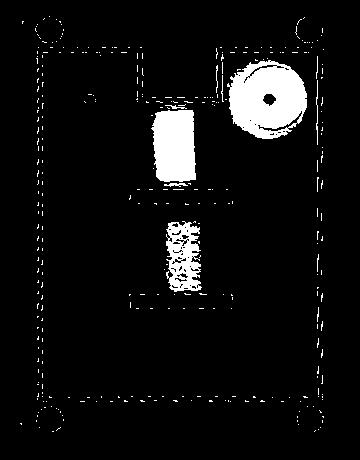
%> input picture robot_bw.jpg, 360 x 460 px, given in place of snap.ppm, which was not available
$ octave --eval "result = webtrim;"   (GNU Octave 9; MATLAB toolbox functions it lacks are replaced by stand-ins)
%> lines starting %> are read from the running program, lines starting %| are printed output that depends on the picture; in (x1, y1, x2, y2) boxes, pixels count from 0 and x2, y2 are one past the last pixel; in counts of white or black regions, pixels touching at a corner belong together; the program's own positions count from 1; pictures that were not available may be replaced by others from this repository, and a replacement may not be noted
% Trim: Performs robot manipulation.
% bim: the image of the maze, in binary form.
% robot: the image of the robot and blocks on the maze, in binary form.
% fromscratch: indicates whether we need to take new maze and
% robot photos
% NOTE: This file is mostly a direct copy of trim.m, adapted to work with
% Webots.
% NOTE: Outputs used for recording results.
% NOTE: Pauses required in code for communication between Matlab and
% Webots.
% NOTE: Xerxes is the name chosen for our robot.
%
% William Bradshaw   Ruaridh Thomson
%     s0806628          s0786036
%
%       <(oO)< ^(OO)^ >(Oo)>
% Sponsored by the Kirby Death Squad

function [result, robot, final, P] = webtrim

    % Take photos
    input('Take maze photo, press any key to continue')
    take_snap;
%> (this line was passed over: take_snap is not available in this run)
    pause(1);
    bim = imread('snap.ppm');
%> bim is the input picture: size 460x360x3 uint8; min 0, max 255, mean 16.5
    pause(0.5);
    bim = im2bw(bim,0.9);
%> bim: size 460x360 logical; 6.3% white; 347 white regions (337 under 20 px), largest, box (x1, y1, x2, y2) and area: (227, 60, 307, 139) 4483, (151, 110, 196, 182) 2798, (166, 221, 202, 292) 1668
    bim = 1-bim;
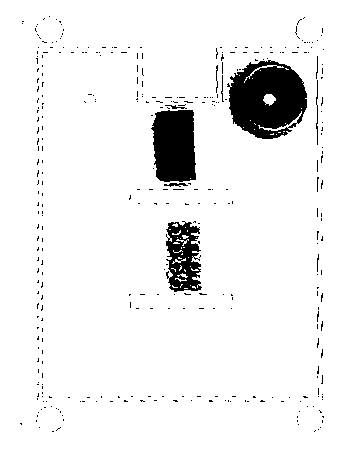
%> bim: size 460x360 double; values 0 (black) and 1 (white), 93.7% white; 347 black regions (337 under 20 px), largest, box (x1, y1, x2, y2) and area: (227, 60, 307, 139) 4483, (151, 110, 196, 182) 2798, (166, 221, 202, 292) 1668
    figure, imshow(bim);

    input('Take robot photo, press the any key to continue')
    take_snap;
%> (this line was passed over: take_snap is not available in this run)
    pause(1);
    robot = imread('snap.ppm');
    pause(0.5);
    robot = rgb2gray(robot);
    robot = im2bw(robot,0.9);
    robot = 1-robot;
    figure, imshow(robot);

    % Fire up the projection, work out what the situation is.
    % Initialise is called to get all information needed before movement of
    % the robot.
    [robot, final, P, blockcase, robotcase, resa, resb, robcom, result] = initialise(bim,robot);
% [286 lines not run here, left out]
function [robot, final, P, blockcase, robotcase, resa, resb, robotcom, result] = initialise(bim,robot)

    % Create the image that will be presented when the robot reaches the
    % destination. result is a colour image with the target locations,
    % path of the robot and maze outine of the world.
    result = zeros(460, 360, 3);

    % bim: the binary image of the maze.
    % For effective projection we resize the images by a factor of 2.
    bim = im2bw(bim);
    bim = imresize(bim,2);
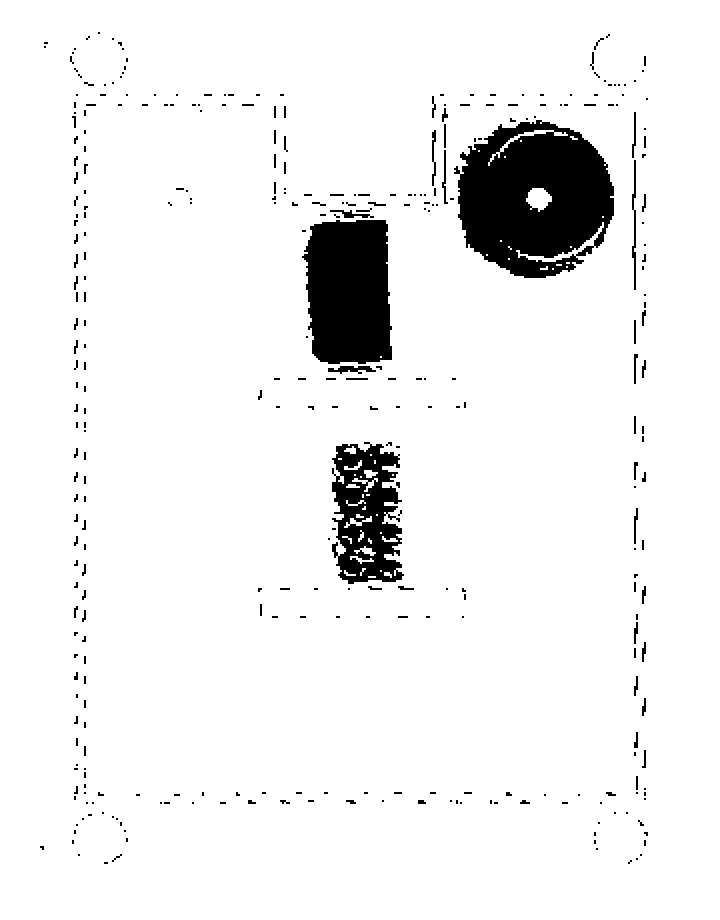
%> bim: size 920x720 logical; 93.7% white; 347 black regions (244 under 20 px), largest, box (x1, y1, x2, y2) and area: (454, 120, 614, 278) 17932, (302, 220, 392, 364) 11192, (332, 442, 404, 584) 6672
    robot = imresize(robot,2);
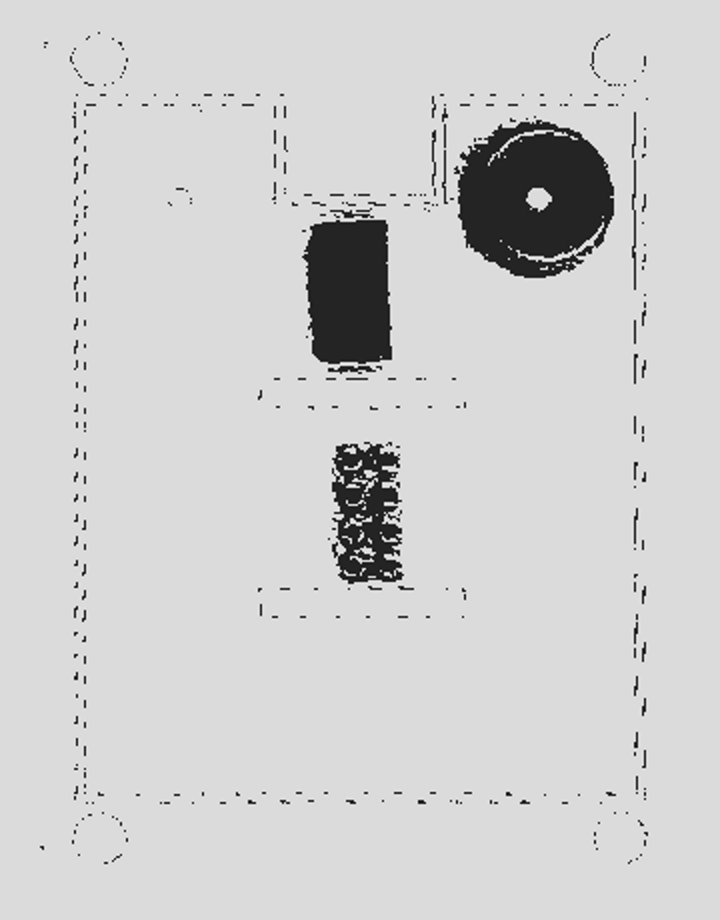
%> robot: size 920x720 double; min -0.198, max 1.2, mean 0.937; drawn with min black and max white

    % bwlabeled: label the disconnected regions of bim
    % allareas: get the areas associated to the labelled regions
    bwlabeled = bwlabel(bim,4);
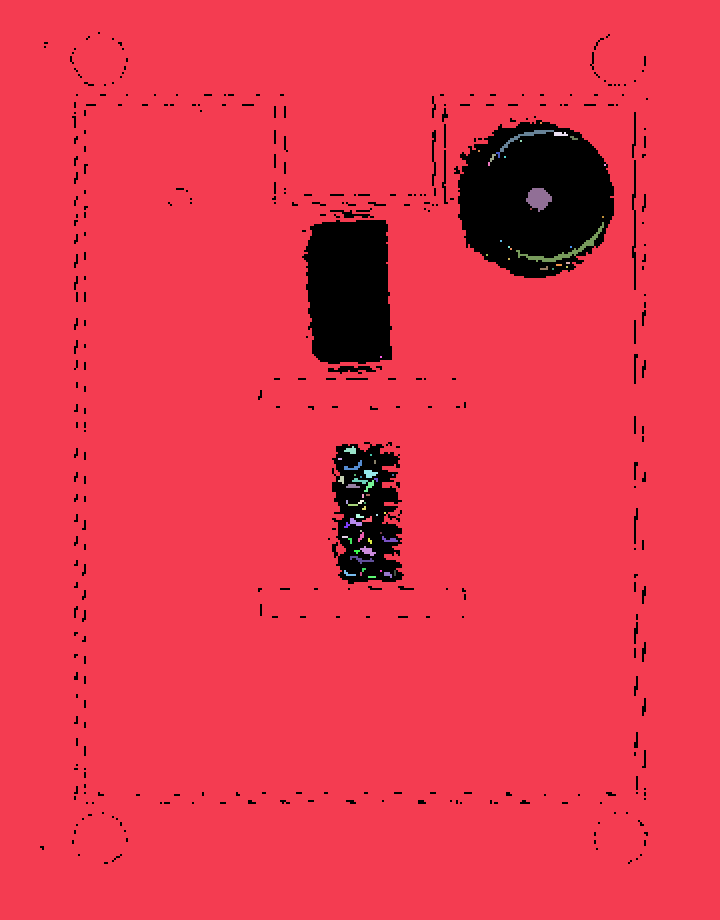
%> bwlabeled: size 920x720 double; 73 distinct labels, from 0 to 72; one colour per label, 0 black
    regiondata = regionprops(bwlabeled, 'Area');
%> regiondata = 72 regions; largest, Area: 618444, 440, 412, 200, 80
    allareas = [regiondata.Area];
%> allareas = 72 values, max 618444 at index 1, min 4 at index 16, mean 8621.9

    % areas: an array to store all areas in bim greater than 20 pixels.
    % indexes: an array to store the indexes of the areas.
    areas = [];
    m = length(allareas);
%> m = 72
    indexes = [];

    % Populating indexes and areas.
    for i = 1 : m
        if allareas(i) > 20
           indexes = [indexes i];
           areas = [areas allareas(i)];
        end
    end
%> this loop made 72 passes
%> (indexes, areas) on passes 1, 3, 5, 6, 8, 9, 13, 14, 15: (1, 618444), ([1 3], [618444 32]), ([1 3 5], [618444 32 60]), ([1 3 5 6], [618444 32 60 68]), ([1 3 5 6 8], [618444 32 60 68 32]), ([1 3 5 6 8 9], [618444 32 60 68 32 44]), ([1 3 5 6 8 9 13], [618444 32 60 68 32 44 56]), ([1 3 5 6 8 9 13 14], [618444 32 60 68 32 44 56 72]), ([1 3 5 6 8 9 13 14 15], [618444 32 60 68 32 44 56 72 48])
%> after the loop, areas = 22 values, max 618444 at index 1, min 24 at index 10, mean 28198.4; indexes = 22 values from 1 to 65

    % arraymajig: an array to store the indexes of the 20 largest areas in the
    % image (i.e. in 'areas'). If there are fewer objects present arrlen
    % will be less than 20.
    % For Webots, the idea is that the image is significantly cleaner than
    % the real world (no noise/artefacts).  We therefore want to get the
    % corners by computing the compatness of every object rather than a
    % limited number.  20 is more than enough.
    arrlen = min(20,length(areas));
%> arrlen = 20
    arraymajig = zeros(arrlen);
%> arraymajig: size 20x20 double; every value is 0

    n = length(arraymajig);
%> n = 20
    m = length(areas);
%> m = 22

    % Populate arraymajig
    for a = 1 : n
        maxed = 1;
        for b = 2 : m
           if (areas(b) > areas(maxed))
               maxed = b;
           end
        end
        arraymajig(a) = indexes(maxed);
        areas(maxed) = 0;
    end
%> after the loop, areas = 22 values, max 24 at index 10, min 0 at index 1, mean 2.18

    % lowcompacsloc: stores the locations (in bwlabeled) of the 6 most
    % compact objects in the top ten largest (in arraymajig)
    % compacs: stores the compactness of each image section in arraymajig
    lowcompacsloc = zeros(6);
    compacs = zeros(arrlen);

    % Populate compacs.
    for c = 1 : n
        compacs(c) = compacty(bwlabeled, arraymajig(c));
    end
%> this loop made 1 pass
%> area in compacty on pass 1: 618444

    % Find the 6 most compact objects and return the locations (locations
    % in bwlabeled).
    for a = 1 : 6
        maxed = 1;
        for b = 2 : n
            if (compacs(b) < compacs(maxed))
                maxed = b;
            end
        end
        lowcompacsloc(a) = arraymajig(maxed);
        compacs(maxed) = 100000;
    end

    % cornerlocs: stores the locations of the 4 corners of the map, and the
    % closest robotic terminus.
    % lowcompacsarea: the areas of the locations (from lowcompacsloc) in
    % bwlabeled
    cornerlocs = zeros(5);
    lowcompacsarea = zeros(6);

    % Populate lowcompacsarea
    for a = 1 : 6
        lowcompacsarea(a) = bearea(imsections(bwlabeled,lowcompacsloc(a)));
    end

    % Populate cornerlocs
    for a = 1 : 5
        maxindex = 1;
        for b = 2 : 6
            if (lowcompacsarea(b) > lowcompacsarea(maxindex))
                maxindex = b;
            end
        end
        cornerlocs(a) = lowcompacsloc(maxindex);
        lowcompacsarea(maxindex) = 0;
    end

    % cornerformat: the center of masses of the corners arranged in the
    % format [bottomleft bottomright topleft topright].
    cornerformat = findcorners(bwlabeled, cornerlocs);

    % [8 lines of commented-out code are left out]

    P = projector(cornerformat);
    final = transfer(bim, P);

    % Consider any cases of projection failure.
    [resa resb] = size(final);
    midspace = final((resa*0.3):(resa*0.6), (1:resb));

    if bearea(midspace) < 1

       newcorners = [cornerformat(2,1) cornerformat(2,2); cornerformat(3,1) cornerformat(3,2); cornerformat(1,1) cornerformat(1,2); cornerformat(4,1) cornerformat(4,2)];
       P = projector(newcorners);
       final = transfer(bim,P);

       topspace = final((resa*0.2):(resa*0.3), (1:resb));
       botspace = final((resa*0.7):(resa*0.8), (1:resb));

       if bearea(topspace) < bearea(botspace)

            newcorners = [cornerformat(1,1) cornerformat(1,2); cornerformat(4,1) cornerformat(4,2); cornerformat(2,1) cornerformat(2,2); cornerformat(3,1) cornerformat(3,2)];
            P = projector(newcorners);
            final = transfer(bim,P);

       end

    end


    % Set the maze outline to the blue layer of result.
    result(:,:,3) = final;

    %Colour in the corners of result
    %UV=[[30 , 50 ]',[30,310]',[420,50]',[420,310]']';    % target points
    result(15:45,35:65,2) = final(15:45,35:65);
    result(15:45,295:325,2) = final(15:45,295:325);
    result(405:435,35:65,2) = final(405:435,35:65);
    result(405:435,295:325,2) = final(405:435,295:325);

    % Find where the blocks are.
    % blocks: the projection of the robot image.
    blocks = transfer(robot, P);

    % space1: the block section of the image closest to robot
    % areaspace1: the area of the section.
    space1 = blocks((resa*0.3):(resa*0.4), (resb*0.45):(resb*0.50));
    areaspace1 = bearea(space1);

    % Middle block section.
    space2 = blocks((resa*0.5):(resa*0.6), (resb*0.45):(resb*0.50));
    areaspace2 = bearea(space2);

    % Far block section.
    space3 = blocks((resa*0.7):(resa*0.8), (resb*0.45):(resb*0.50));
    areaspace3 = bearea(space3);

    % Testing which block case we have by comparing the area of each block
    % section. The space with the least area is the space with no block.
    % Also paint over the corresponding section in final where the blocks
    % are located. Then show these sections in the colour image.
    if (areaspace1 < areaspace2) && (areaspace1 < areaspace3)

        blockcase = 1;
        final(round(resa*0.40):round(resa*0.87), round(resb*0.45):round(resb*0.55))  =  1;
        result(round(resa*0.42):round(resa*0.87), round(resb*0.42):round(resb*0.58), 1)  =  0.75;
        result(round(resa*0.42):round(resa*0.87), round(resb*0.42):round(resb*0.58), 3)  =  0.75;

    elseif (areaspace2 < areaspace3)

        blockcase = 2;
        final(round(resa*0.20):round(resa*0.43), round(resb*0.45):round(resb*0.55))  =  1;
        final(round(resa*0.65):round(resa*0.87), round(resb*0.45):round(resb*0.55))  =  1;
        result(round(resa*0.22):round(resa*0.43), round(resb*0.42):round(resb*0.58),1)  =  0.75;
        result(round(resa*0.65):round(resa*0.87), round(resb*0.42):round(resb*0.58),1)  =  0.75;
        result(round(resa*0.22):round(resa*0.43), round(resb*0.42):round(resb*0.58),3)  =  0.75;
        result(round(resa*0.65):round(resa*0.87), round(resb*0.42):round(resb*0.58),3)  =  0.75;

    else

        blockcase = 3;
        final(round(resa*0.20):round(resa*0.65), round(resb*0.45):round(resb*0.55))  =  1;
        result(round(resa*0.22):round(resa*0.65), round(resb*0.42):round(resb*0.58),1)  =  0.75;
        result(round(resa*0.22):round(resa*0.65), round(resb*0.42):round(resb*0.58),3)  =  0.75;

    end

    % robot: the image containing the robot.
    % Since we painted the blocks into final, when we do image subtraction
    % the only object left should be the robot.
    robot = transfer(robot, P);
    robot = imsubtract(robot,final);
    robot = cleanup(robot,1,3,0);

    % bwrobot: robot converted to black and white (the is a safety step).
    bwrobot = im2bw(robot);

    % robotbwlabel: the labelled regions of bwrobot.
    % robotlargest: the image containing just the robot.
    robotbwlabel = bwlabel(bwrobot,8);
    robotlargest = getlargest(robotbwlabel,0);

    robotcom = centerofmass(robotlargest,1);

    % robotcase: the side of the maze the robot is starting on. We can find
    % this with regards to the center line down the image.
    if (robotcom(2) > 120)
        robotcase = 1;
    else
        robotcase = -1;
    end

end

% A function to get the center of mass of an object in a bwlabeled image.
% bwim: the bwlabeled image
% loc: the location of the object in bwim.
% com: the center of mass of that object.
% [22 lines left out: function centerofmass, not called in this run]

% Bearea. It just works. Bearea, the next best thing since Chuck Norris.
% Bearea, the best a bear can get.
% But seriously, bwarea doesn't get the precise area.
function myarea = bearea(im)
    [H,W] = size(im);

    count = 0;

    for a = 1 : H
        for b = 1 : W
            count = count + im(a,b);
        end
    end

    myarea = count;
end

% Get the compactness of an object in an image.
% bwim: the bwlabeled image
% loc: the location of the object in the bwlabeled image
% compac: the compactness
function compac = compacty(bwim, loc)
    image = imsections(bwim,loc);

    area = bearea(image);
%> (the run ends here)
